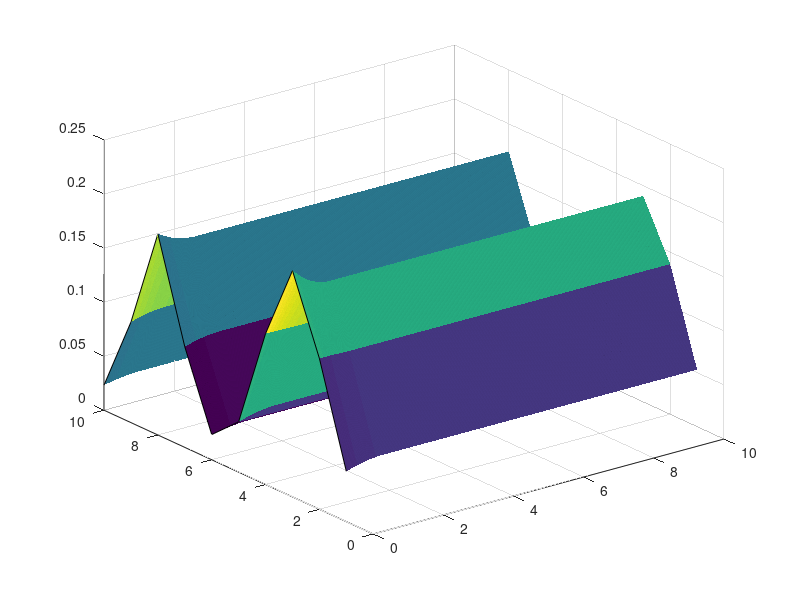

MATLAB code for this plot: (Note: this script raises an error after producing the figure.)
%%HW5: Recurrent Competitive Fields: Part 1%%

clc
clear all 

%First g(w)

%Set parameters 
A = 1; % parameter set by assignment 
B = 3; % parameter set by assignment 
F = 0.25; % set parameter by assignment
SP = [0.2, 0.6, 0.9, 0.6, 0.2, 0.1, 0.4, 0.8, 0.4, 0.1]; %xi pattern indicated in part a of homework 

%set timing and start pattern
t_start = 0; % begin with an x value of 0, x(0) = 0 
t_inc = .001; % increments that I want to count by
t_end = 10; % final x value  
time = t_start:t_inc:t_end;
x = zeros(length(SP),length(time));
dx = 0;

%loop for (i) where f(w) = w

for t = 1:(length(time)-1)
    for i = 1:10
    L = sum(x(1:10~=i,t)); %creating L from the inhibitory term
    if time(t) <= 1
    I = SP(i);
    else 
    I = 0;
    end
        dx = ((-1 .* A .* x(i,t))+(B -x(i,t)).*(x(i,t)+ I) - (x(i,t).*L)) * t_inc;
        x(i,t+1) = x(i,t) + dx;
    end
end 

XN = x(:,:)./sum(x(:,:)); %normalizing the X values

figure(1);
First_plot = surf(time, 1:10, XN);
First_plot.FaceAlpha=0.8;
First_plot.LineStyle='none';
xlabel('Time')
zlabel('Activity')
ylabel('Input')
set(gca, 'fontsize',18)
title('(i) f(w)=w ', 'FontSize',18)

%bar graph for figures
figure(2);
norm = x(:,end)./(sum(x(:,end)));
bar(1:10,norm);
xlabel('Index of Neurons')
ylabel('Activity')
title('(i) f(w)=w ', 'FontSize',18)

%% Second f(w)

%loop for (ii) where f(w) = w^2
for t = 1:(length(time)-1) 
    for i = 1:10
    Sq_X = (x(i,t))^2;
    Square = x(1:10~=i,t).^2;
    Sq_L = sum(Square); %creating L from the inhibitory term 
    if time(t) <= 1
    I = SP(i);
    else 
    I = 0;
    end
        dx = ((-1 .* A .* x(i,t))+(B -x(i,t)).*(Sq_X+ I) - (x(i,t).*Sq_L)) * t_inc;
        x(i,t+1)= x(i,t) + dx;
    end
end

XN = x(:,:)./sum(x(:,:)); %normalizing the X values

figure(3);
Second_plot = surf(time, 1:10, XN);
Second_plot.FaceAlpha=0.8;
Second_plot.LineStyle='none';
xlabel('Time')
zlabel('Activity')
ylabel('Input')
set(gca, 'fontsize',18)
title('(ii) f(w)= w^2 ', 'FontSize',18)

%bar graph for figures
figure(4);
norm = x(:,end)./(sum(x(:,end)));
bar(1:10,norm);
axis([0 10 0 1.5]);
xlabel('Index of Neurons')
ylabel('Activity')
title('(ii) f(w)=w^2 ', 'FontSize',18)

%% Third f(w) 


%loop for (iii) where f(w) = w/(F + w)
for t = 1:(length(time)-1)
    for i = 1:10
    Third_X = (x(i,t))./(F + x(i,t));
    third = (x(1:10~=i,t)./(F+x(1:10~=i,t)));
    Third_L = sum(third); %creating L from the inhibitory term
    if time(t) <= 1
    I = SP(i);
    else 
    I = 0;
    end
        dx = ((-1 .* A .* x(i,t))+(B -x(i,t)).*(Third_X + I) - (x(i,t).*Third_L)) * t_inc;
        x(i,t+1)= x(i,t) + dx;
    end
end

XN = x(:,:)./sum(x(:,:)); %normalizing the X values

figure(5);
Third_plot = surf(time, 1:10, XN);
Third_plot.FaceAlpha=0.8;
Third_plot.LineStyle='none';
xlabel('Time')
zlabel('Activity')
ylabel('Input')
set(gca, 'fontsize',18)
title('(iii) f(w)= w/(F+w)  ', 'FontSize',18)

%bar graph for figures
figure(6);
norm = x(:,end)./(sum(x(:,end)));
bar(1:10,norm);
axis([0 10 0 1]);
xlabel('Index of Neurons')
ylabel('Activity')
title('(iii) f(w)= w/(F+w)  ', 'FontSize',18)
%% Fourth f(w) 


%loop for (iv) where f(w) = w^2/(F + w^2)
for t = 1:(length(time)-1)
    for i = 1:10
    IV_X = (x(i,t)^2)./(F + x(i,t)^2);
    Square = x(1:10~=i,t).^2;
    iv = (Square)./(F + Square); %creating L from the inhibitory term
    IV_L = sum(iv);
    if time(t) <= 1
    I = SP(i);
    else 
    I = 0;
    end
        dx = ((-1 .* A .* x(i,t))+(B -x(i,t)).*(IV_X + I) - (x(i,t).*IV_L)) * t_inc;
        x(i,t+1)= x(i,t) + dx;
    end
end

XN = x(:,:)./sum(x(:,:)); %normalizing the X values

figure(7);
Fourth_plot = surf(time, 1:10, XN);
Fourth_plot.FaceAlpha=0.8;
Fourth_plot.LineStyle='none';
xlabel('Time')
zlabel('Activity')
ylabel('Input')
set(gca, 'fontsize',18)
title('(iv) f(w)= w^2/(F+w^2)  ', 'FontSize',18)

%bar graph for figures
figure(8);
norm = x(:,end)./(sum(x(:,end)));
bar(1:10,norm);
axis([0 10 0 1]);
xlabel('Index of Neurons')
ylabel('Activity')
title('(iv) f(w)= w^2/(F+w^2)  ', 'FontSize',18)